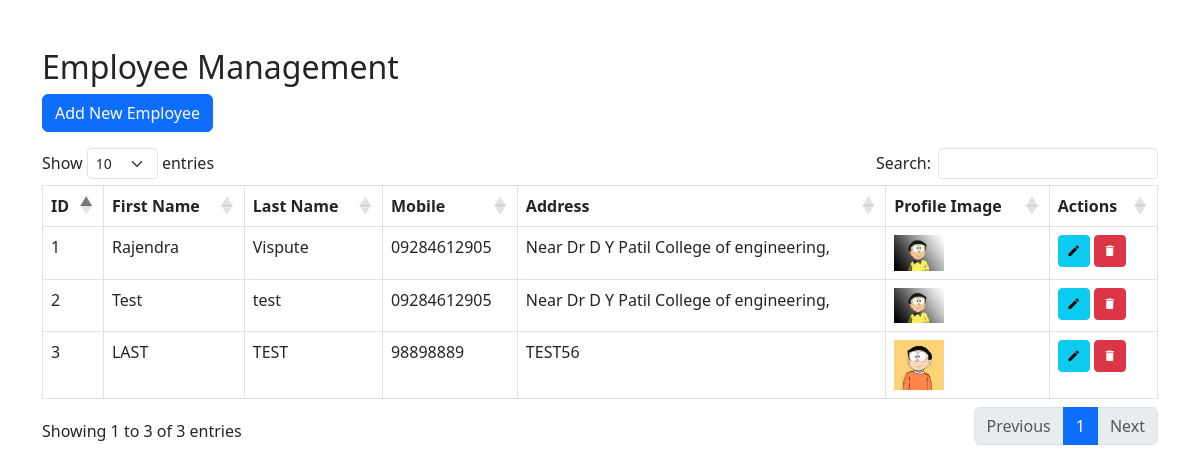
The page / on the database its author committed.
### tables this page shows
CREATE TABLE IF NOT EXISTS `employees` (
  `id` int NOT NULL AUTO_INCREMENT,
  `first_name` varchar(100) NOT NULL,
  `last_name` varchar(100) NOT NULL,
  `mobile` varchar(15) NOT NULL,
  `address` text NOT NULL,
  `profile_image` varchar(255) NOT NULL,
  `created_at` timestamp NULL DEFAULT CURRENT_TIMESTAMP,
  PRIMARY KEY (`id`)
);

### application/controllers/Employee.php (called while the page is built, shortened)
<?php
class Employee extends CI_Controller {
    public function __construct() {
        $this->load->model('Employee_model');
        $this->load->library('form_validation');
    }
    public function index() {
        $data['employees'] = $this->Employee_model->get_all_employees();
        $this->load->view('employee/create', $data);
    }
}
?>

### index.php (called while the page is built, shortened)
<?php
require_once BASEPATH.'core/CodeIgniter.php';

### application/models/Employee_model.php (called while the page is built, shortened)
<?php
class Employee_model extends CI_Model {
    public function get_all_employees() {
        return $this->db->get('employees')->result_array();
    }
}
?>

### application/views/employee/create.php (the view, shortened to what this page needs)
<!DOCTYPE html>
<html lang="en">
<head>
    <link rel="stylesheet" href="https://cdn.jsdelivr.net/npm/bootstrap@5.3.0/dist/css/bootstrap.min.css">
    <link rel="stylesheet" href="https://cdn.datatables.net/1.13.4/css/dataTables.bootstrap5.min.css">
    <link rel="stylesheet" href="https://cdn.jsdelivr.net/npm/@mdi/font/css/materialdesignicons.min.css">
</head>
<body>
<div class="container mt-5">
    <h2>Employee Management</h2>
    <button class="btn btn-primary mb-3" data-bs-toggle="modal" data-bs-target="#employeeModal" onclick="resetForm()">Add New Employee</button>
    <table id="employeeTable" class="table table-bordered">
        <thead>
            <tr>
                <th>ID</th>
                <th>First Name</th>
                <th>Last Name</th>
                <th>Mobile</th>
                <th>Address</th>
                <th>Profile Image</th>
                <th>Actions</th>
            </tr>
        </thead>
        <tbody>
            <?php foreach ($employees as $employee): ?>
            <tr>
                <td><?= $employee['id']; ?></td>
                <td><?= $employee['first_name']; ?></td>
                <td><?= $employee['last_name']; ?></td>
                <td><?= $employee['mobile']; ?></td>
                <td><?= $employee['address']; ?></td>
                <td><img src="<?= base_url($employee['profile_image']); ?>" alt="Profile Image" width="50"></td>
                <td>
    <button class="btn btn-info btn-sm" data-bs-toggle="tooltip" title="Edit" onclick="editEmployee(<?= $employee['id']; ?>)">
        <i class="mdi mdi-pencil"></i>
    </button>
    <button class="btn btn-danger btn-sm" data-bs-toggle="tooltip" title="Delete" onclick="confirmDelete(<?= $employee['id']; ?>)">
        <i class="mdi mdi-delete"></i>
    </button>
</td>
            </tr>
            <?php endforeach; ?>
        </tbody>
    </table>
</div>
</body>
</html>

### rows shown on the page
employees: id "1", first_name "Rajendra", last_name "Vispute", mobile "09284612905", address "Near Dr D Y Patil College of engineering,", profile_image (picture)
employees: id "2", first_name "Test", last_name "test", mobile "09284612905", address "Near Dr D Y Patil College of engineering,", profile_image (picture)
employees: id "3", first_name "LAST", last_name "TEST", mobile "98898889", address "TEST56", profile_image (picture)
